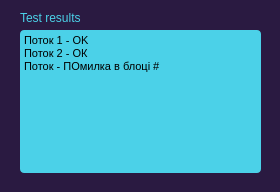
<?xml version="1.0" encoding="UTF-8"?>
<ui version="4.0">
 <class>test_results_form</class>
 <widget class="QWidget" name="test_results_form">
  <property name="geometry">
   <rect>
    <x>0</x>
    <y>0</y>
    <width>280</width>
    <height>192</height>
   </rect>
  </property>
  <property name="minimumSize">
   <size>
    <width>280</width>
    <height>192</height>
   </size>
  </property>
  <property name="maximumSize">
   <size>
    <width>280</width>
    <height>192</height>
   </size>
  </property>
  <property name="windowTitle">
   <string>Form</string>
  </property>
  <property name="styleSheet">
   <string notr="true">QWidget {
  background-color: #2a1a41;
  font-family: 'Montserrat', sans-serif;
}

QLabel {
  color: #4bd1e8;
}


QTextBrowser {
  border-radius: 4px;
  background-color: #4bd1e8;
}


</string>
  </property>
  <widget class="QLabel" name="test_relults_label">
   <property name="geometry">
    <rect>
     <x>20</x>
     <y>10</y>
     <width>61</width>
     <height>16</height>
    </rect>
   </property>
   <property name="text">
    <string>Test results</string>
   </property>
  </widget>
  <widget class="QTextBrowser" name="text_results_box">
   <property name="geometry">
    <rect>
     <x>20</x>
     <y>30</y>
     <width>241</width>
     <height>143</height>
    </rect>
   </property>
   <property name="frameShadow">
    <enum>QFrame::Raised</enum>
   </property>
   <property name="horizontalScrollBarPolicy">
    <enum>Qt::ScrollBarAlwaysOff</enum>
   </property>
   <property name="html">
    <string>&lt;!DOCTYPE HTML PUBLIC &quot;-//W3C//DTD HTML 4.0//EN&quot; &quot;http://www.w3.org/TR/REC-html40/strict.dtd&quot;&gt;
&lt;html&gt;&lt;head&gt;&lt;meta name=&quot;qrichtext&quot; content=&quot;1&quot; /&gt;&lt;style type=&quot;text/css&quot;&gt;
p, li { white-space: pre-wrap; }
&lt;/style&gt;&lt;/head&gt;&lt;body style=&quot; font-family:'Montserrat,sans-serif'; font-size:8.25pt; font-weight:400; font-style:normal;&quot;&gt;
&lt;p style=&quot; margin-top:0px; margin-bottom:0px; margin-left:0px; margin-right:0px; -qt-block-indent:0; text-indent:0px;&quot;&gt;Поток 1 - OK&lt;/p&gt;
&lt;p style=&quot; margin-top:0px; margin-bottom:0px; margin-left:0px; margin-right:0px; -qt-block-indent:0; text-indent:0px;&quot;&gt;Поток 2 - ОК&lt;/p&gt;
&lt;p style=&quot; margin-top:0px; margin-bottom:0px; margin-left:0px; margin-right:0px; -qt-block-indent:0; text-indent:0px;&quot;&gt;Поток - ПОмилка в блоці #&lt;/p&gt;&lt;/body&gt;&lt;/html&gt;</string>
   </property>
  </widget>
 </widget>
 <resources/>
 <connections/>
</ui>
